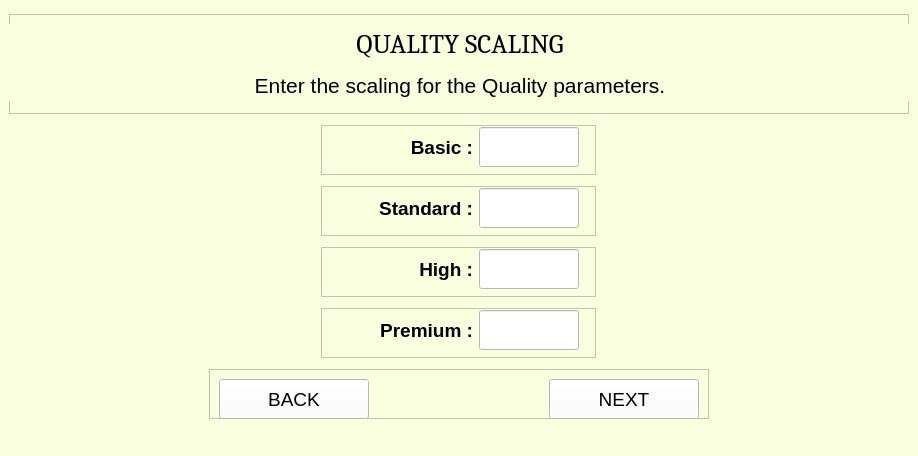
<?xml version="1.0" encoding="UTF-8"?>
<ui version="4.0">
 <class>MainWindow</class>
 <widget class="QMainWindow" name="MainWindow">
  <property name="geometry">
   <rect>
    <x>0</x>
    <y>0</y>
    <width>914</width>
    <height>456</height>
   </rect>
  </property>
  <property name="windowTitle">
   <string>MainWindow</string>
  </property>
  <property name="styleSheet">
   <string notr="true">background-color:rgb(250, 255, 224)</string>
  </property>
  <widget class="QWidget" name="centralwidget">
   <layout class="QVBoxLayout" name="verticalLayout">
    <item alignment="Qt::AlignHCenter">
     <widget class="QFrame" name="frame">
      <property name="minimumSize">
       <size>
        <width>900</width>
        <height>100</height>
       </size>
      </property>
      <property name="maximumSize">
       <size>
        <width>900</width>
        <height>100</height>
       </size>
      </property>
      <property name="frameShape">
       <enum>QFrame::StyledPanel</enum>
      </property>
      <property name="frameShadow">
       <enum>QFrame::Raised</enum>
      </property>
      <widget class="QWidget" name="">
       <property name="geometry">
        <rect>
         <x>0</x>
         <y>10</y>
         <width>902</width>
         <height>77</height>
        </rect>
       </property>
       <layout class="QGridLayout" name="gridLayout">
        <item row="0" column="0">
         <widget class="QLabel" name="heading">
          <property name="sizePolicy">
           <sizepolicy hsizetype="Preferred" vsizetype="Preferred">
            <horstretch>0</horstretch>
            <verstretch>0</verstretch>
           </sizepolicy>
          </property>
          <property name="minimumSize">
           <size>
            <width>900</width>
            <height>40</height>
           </size>
          </property>
          <property name="maximumSize">
           <size>
            <width>16777215</width>
            <height>16777215</height>
           </size>
          </property>
          <property name="font">
           <font>
            <family>Cambria</family>
            <pointsize>20</pointsize>
           </font>
          </property>
          <property name="text">
           <string>QUALITY SCALING</string>
          </property>
          <property name="alignment">
           <set>Qt::AlignCenter</set>
          </property>
         </widget>
        </item>
        <item row="1" column="0">
         <widget class="QLabel" name="subHeading">
          <property name="sizePolicy">
           <sizepolicy hsizetype="Preferred" vsizetype="Preferred">
            <horstretch>0</horstretch>
            <verstretch>0</verstretch>
           </sizepolicy>
          </property>
          <property name="minimumSize">
           <size>
            <width>900</width>
            <height>30</height>
           </size>
          </property>
          <property name="maximumSize">
           <size>
            <width>16777215</width>
            <height>16777215</height>
           </size>
          </property>
          <property name="font">
           <font>
            <family>Arial</family>
            <pointsize>16</pointsize>
           </font>
          </property>
          <property name="text">
           <string>Enter the scaling for the Quality parameters.</string>
          </property>
          <property name="alignment">
           <set>Qt::AlignCenter</set>
          </property>
         </widget>
        </item>
       </layout>
      </widget>
     </widget>
    </item>
    <item alignment="Qt::AlignHCenter">
     <widget class="QFrame" name="frame_2">
      <property name="minimumSize">
       <size>
        <width>275</width>
        <height>50</height>
       </size>
      </property>
      <property name="maximumSize">
       <size>
        <width>275</width>
        <height>50</height>
       </size>
      </property>
      <property name="frameShape">
       <enum>QFrame::StyledPanel</enum>
      </property>
      <property name="frameShadow">
       <enum>QFrame::Raised</enum>
      </property>
      <widget class="QWidget" name="layoutWidget">
       <property name="geometry">
        <rect>
         <x>1</x>
         <y>1</y>
         <width>257</width>
         <height>42</height>
        </rect>
       </property>
       <layout class="QGridLayout" name="gridLayout_2">
        <item row="0" column="0">
         <widget class="QLabel" name="labelBasic">
          <property name="sizePolicy">
           <sizepolicy hsizetype="Preferred" vsizetype="Preferred">
            <horstretch>0</horstretch>
            <verstretch>0</verstretch>
           </sizepolicy>
          </property>
          <property name="minimumSize">
           <size>
            <width>150</width>
            <height>40</height>
           </size>
          </property>
          <property name="maximumSize">
           <size>
            <width>16777215</width>
            <height>16777215</height>
           </size>
          </property>
          <property name="font">
           <font>
            <family>Arial</family>
            <pointsize>14</pointsize>
            <weight>75</weight>
            <bold>true</bold>
           </font>
          </property>
          <property name="text">
           <string>Basic :</string>
          </property>
          <property name="alignment">
           <set>Qt::AlignRight|Qt::AlignTrailing|Qt::AlignVCenter</set>
          </property>
          <property name="wordWrap">
           <bool>false</bool>
          </property>
         </widget>
        </item>
        <item row="0" column="1">
         <widget class="QLineEdit" name="qualityBasic">
          <property name="sizePolicy">
           <sizepolicy hsizetype="Preferred" vsizetype="Preferred">
            <horstretch>0</horstretch>
            <verstretch>0</verstretch>
           </sizepolicy>
          </property>
          <property name="minimumSize">
           <size>
            <width>100</width>
            <height>40</height>
           </size>
          </property>
          <property name="maximumSize">
           <size>
            <width>100</width>
            <height>40</height>
           </size>
          </property>
          <property name="font">
           <font>
            <family>Arial</family>
            <pointsize>12</pointsize>
            <weight>50</weight>
            <bold>false</bold>
           </font>
          </property>
          <property name="styleSheet">
           <string notr="true">background-color:rgb(255, 255, 255)</string>
          </property>
         </widget>
        </item>
       </layout>
      </widget>
     </widget>
    </item>
    <item alignment="Qt::AlignHCenter">
     <widget class="QFrame" name="frame_3">
      <property name="minimumSize">
       <size>
        <width>275</width>
        <height>50</height>
       </size>
      </property>
      <property name="maximumSize">
       <size>
        <width>275</width>
        <height>50</height>
       </size>
      </property>
      <property name="frameShape">
       <enum>QFrame::StyledPanel</enum>
      </property>
      <property name="frameShadow">
       <enum>QFrame::Raised</enum>
      </property>
      <widget class="QWidget" name="layoutWidget">
       <property name="geometry">
        <rect>
         <x>1</x>
         <y>1</y>
         <width>257</width>
         <height>42</height>
        </rect>
       </property>
       <layout class="QGridLayout" name="gridLayout_3">
        <item row="0" column="0">
         <widget class="QLabel" name="labelStandard">
          <property name="sizePolicy">
           <sizepolicy hsizetype="Preferred" vsizetype="Preferred">
            <horstretch>0</horstretch>
            <verstretch>0</verstretch>
           </sizepolicy>
          </property>
          <property name="minimumSize">
           <size>
            <width>150</width>
            <height>40</height>
           </size>
          </property>
          <property name="maximumSize">
           <size>
            <width>16777215</width>
            <height>16777215</height>
           </size>
          </property>
          <property name="font">
           <font>
            <family>Arial</family>
            <pointsize>14</pointsize>
            <weight>75</weight>
            <bold>true</bold>
           </font>
          </property>
          <property name="text">
           <string>Standard :</string>
          </property>
          <property name="alignment">
           <set>Qt::AlignRight|Qt::AlignTrailing|Qt::AlignVCenter</set>
          </property>
          <property name="wordWrap">
           <bool>false</bool>
          </property>
         </widget>
        </item>
        <item row="0" column="1">
         <widget class="QLineEdit" name="qualityStandard">
          <property name="sizePolicy">
           <sizepolicy hsizetype="Preferred" vsizetype="Preferred">
            <horstretch>0</horstretch>
            <verstretch>0</verstretch>
           </sizepolicy>
          </property>
          <property name="minimumSize">
           <size>
            <width>100</width>
            <height>40</height>
           </size>
          </property>
          <property name="maximumSize">
           <size>
            <width>100</width>
            <height>40</height>
           </size>
          </property>
          <property name="font">
           <font>
            <family>Arial</family>
            <pointsize>12</pointsize>
            <weight>50</weight>
            <bold>false</bold>
           </font>
          </property>
          <property name="styleSheet">
           <string notr="true">background-color:rgb(255, 255, 255)</string>
          </property>
         </widget>
        </item>
       </layout>
      </widget>
     </widget>
    </item>
    <item alignment="Qt::AlignHCenter">
     <widget class="QFrame" name="frame_4">
      <property name="minimumSize">
       <size>
        <width>275</width>
        <height>50</height>
       </size>
      </property>
      <property name="maximumSize">
       <size>
        <width>275</width>
        <height>50</height>
       </size>
      </property>
      <property name="frameShape">
       <enum>QFrame::StyledPanel</enum>
      </property>
      <property name="frameShadow">
       <enum>QFrame::Raised</enum>
      </property>
      <widget class="QWidget" name="layoutWidget">
       <property name="geometry">
        <rect>
         <x>1</x>
         <y>1</y>
         <width>257</width>
         <height>42</height>
        </rect>
       </property>
       <layout class="QGridLayout" name="gridLayout_4">
        <item row="0" column="0">
         <widget class="QLabel" name="labelHigh">
          <property name="sizePolicy">
           <sizepolicy hsizetype="Preferred" vsizetype="Preferred">
            <horstretch>0</horstretch>
            <verstretch>0</verstretch>
           </sizepolicy>
          </property>
          <property name="minimumSize">
           <size>
            <width>150</width>
            <height>40</height>
           </size>
          </property>
          <property name="maximumSize">
           <size>
            <width>16777215</width>
            <height>16777215</height>
           </size>
          </property>
          <property name="font">
           <font>
            <family>Arial</family>
            <pointsize>14</pointsize>
            <weight>75</weight>
            <bold>true</bold>
           </font>
          </property>
          <property name="text">
           <string>High :</string>
          </property>
          <property name="alignment">
           <set>Qt::AlignRight|Qt::AlignTrailing|Qt::AlignVCenter</set>
          </property>
          <property name="wordWrap">
           <bool>false</bool>
          </property>
         </widget>
        </item>
        <item row="0" column="1">
         <widget class="QLineEdit" name="qualityHigh">
          <property name="sizePolicy">
           <sizepolicy hsizetype="Preferred" vsizetype="Preferred">
            <horstretch>0</horstretch>
            <verstretch>0</verstretch>
           </sizepolicy>
          </property>
          <property name="minimumSize">
           <size>
            <width>100</width>
            <height>40</height>
           </size>
          </property>
          <property name="maximumSize">
           <size>
            <width>100</width>
            <height>40</height>
           </size>
          </property>
          <property name="font">
           <font>
            <family>Arial</family>
            <pointsize>12</pointsize>
            <weight>50</weight>
            <bold>false</bold>
           </font>
          </property>
          <property name="styleSheet">
           <string notr="true">background-color:rgb(255, 255, 255)</string>
          </property>
         </widget>
        </item>
       </layout>
      </widget>
     </widget>
    </item>
    <item alignment="Qt::AlignHCenter">
     <widget class="QFrame" name="frame_5">
      <property name="minimumSize">
       <size>
        <width>275</width>
        <height>50</height>
       </size>
      </property>
      <property name="maximumSize">
       <size>
        <width>275</width>
        <height>50</height>
       </size>
      </property>
      <property name="frameShape">
       <enum>QFrame::StyledPanel</enum>
      </property>
      <property name="frameShadow">
       <enum>QFrame::Raised</enum>
      </property>
      <widget class="QWidget" name="layoutWidget">
       <property name="geometry">
        <rect>
         <x>1</x>
         <y>1</y>
         <width>257</width>
         <height>42</height>
        </rect>
       </property>
       <layout class="QGridLayout" name="gridLayout_5">
        <item row="0" column="0">
         <widget class="QLabel" name="labelPremium">
          <property name="sizePolicy">
           <sizepolicy hsizetype="Preferred" vsizetype="Preferred">
            <horstretch>0</horstretch>
            <verstretch>0</verstretch>
           </sizepolicy>
          </property>
          <property name="minimumSize">
           <size>
            <width>150</width>
            <height>40</height>
           </size>
          </property>
          <property name="maximumSize">
           <size>
            <width>16777215</width>
            <height>16777215</height>
           </size>
          </property>
          <property name="font">
           <font>
            <family>Arial</family>
            <pointsize>14</pointsize>
            <weight>75</weight>
            <bold>true</bold>
           </font>
          </property>
          <property name="text">
           <string>Premium :</string>
          </property>
          <property name="alignment">
           <set>Qt::AlignRight|Qt::AlignTrailing|Qt::AlignVCenter</set>
          </property>
          <property name="wordWrap">
           <bool>false</bool>
          </property>
         </widget>
        </item>
        <item row="0" column="1">
         <widget class="QLineEdit" name="qualityPremium">
          <property name="sizePolicy">
           <sizepolicy hsizetype="Preferred" vsizetype="Preferred">
            <horstretch>0</horstretch>
            <verstretch>0</verstretch>
           </sizepolicy>
          </property>
          <property name="minimumSize">
           <size>
            <width>100</width>
            <height>40</height>
           </size>
          </property>
          <property name="maximumSize">
           <size>
            <width>100</width>
            <height>40</height>
           </size>
          </property>
          <property name="font">
           <font>
            <family>Arial</family>
            <pointsize>12</pointsize>
            <weight>50</weight>
            <bold>false</bold>
           </font>
          </property>
          <property name="styleSheet">
           <string notr="true">background-color:rgb(255, 255, 255)</string>
          </property>
         </widget>
        </item>
       </layout>
      </widget>
     </widget>
    </item>
    <item alignment="Qt::AlignHCenter">
     <widget class="QFrame" name="frame_6">
      <property name="minimumSize">
       <size>
        <width>500</width>
        <height>50</height>
       </size>
      </property>
      <property name="maximumSize">
       <size>
        <width>500</width>
        <height>50</height>
       </size>
      </property>
      <property name="frameShape">
       <enum>QFrame::StyledPanel</enum>
      </property>
      <property name="frameShadow">
       <enum>QFrame::Raised</enum>
      </property>
      <widget class="QPushButton" name="backButton">
       <property name="geometry">
        <rect>
         <x>10</x>
         <y>10</y>
         <width>150</width>
         <height>40</height>
        </rect>
       </property>
       <property name="sizePolicy">
        <sizepolicy hsizetype="Preferred" vsizetype="Preferred">
         <horstretch>0</horstretch>
         <verstretch>0</verstretch>
        </sizepolicy>
       </property>
       <property name="minimumSize">
        <size>
         <width>150</width>
         <height>40</height>
        </size>
       </property>
       <property name="maximumSize">
        <size>
         <width>150</width>
         <height>40</height>
        </size>
       </property>
       <property name="font">
        <font>
         <family>Arial</family>
         <pointsize>14</pointsize>
        </font>
       </property>
       <property name="styleSheet">
        <string notr="true">background-color:rgb(255, 255, 255)</string>
       </property>
       <property name="text">
        <string>BACK</string>
       </property>
      </widget>
      <widget class="QPushButton" name="nextButton">
       <property name="geometry">
        <rect>
         <x>340</x>
         <y>10</y>
         <width>150</width>
         <height>40</height>
        </rect>
       </property>
       <property name="sizePolicy">
        <sizepolicy hsizetype="Preferred" vsizetype="Preferred">
         <horstretch>0</horstretch>
         <verstretch>0</verstretch>
        </sizepolicy>
       </property>
       <property name="minimumSize">
        <size>
         <width>150</width>
         <height>40</height>
        </size>
       </property>
       <property name="maximumSize">
        <size>
         <width>150</width>
         <height>40</height>
        </size>
       </property>
       <property name="font">
        <font>
         <family>Arial</family>
         <pointsize>14</pointsize>
        </font>
       </property>
       <property name="styleSheet">
        <string notr="true">background-color:rgb(255, 255, 255)</string>
       </property>
       <property name="text">
        <string>NEXT</string>
       </property>
      </widget>
     </widget>
    </item>
   </layout>
  </widget>
  <widget class="QMenuBar" name="menubar">
   <property name="geometry">
    <rect>
     <x>0</x>
     <y>0</y>
     <width>914</width>
     <height>21</height>
    </rect>
   </property>
  </widget>
  <widget class="QStatusBar" name="statusbar"/>
 </widget>
 <resources/>
 <connections/>
</ui>
